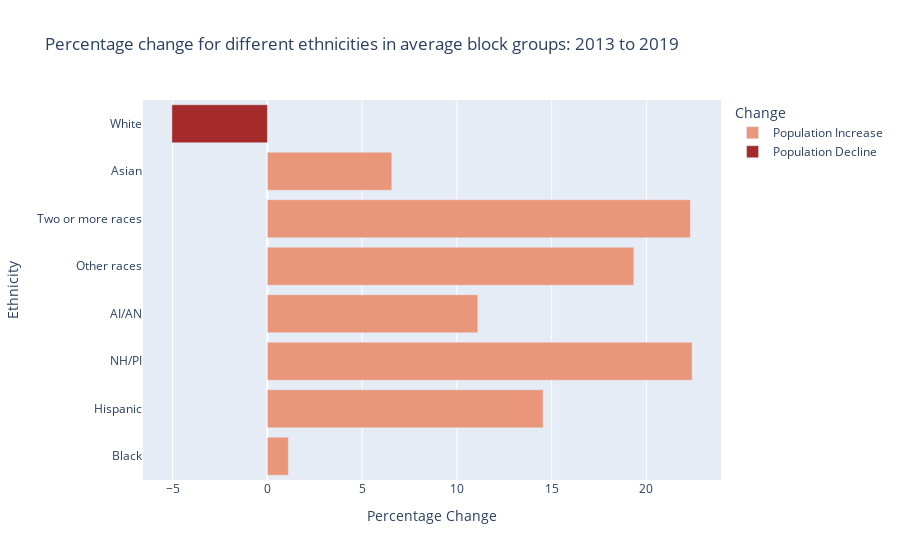

Write notebook code for a chart like this one.
### Code cell
blockabsolute["Change"] = np.where(blockabsolute["Percentage_Change"]<0, 'Population Decline','Population Increase')
fig = px.bar(blockabsolute, 
             y=blockabsolute['Ethnicity'], 
             x=blockabsolute['Percentage_Change'],
             title="Percentage change for different ethnicities in average block groups: 2013 to 2019",
             orientation='h',
             color=blockabsolute['Change'],
             color_discrete_sequence=["#e9967a","#a52a2a"],
             labels={'Ethnicity':'Ethnicity',
                    'Percentage_Change':'Percentage Change'}
            )

fig.show()
# brown

### Figure 1 — Plotly figure (JSON) as saved in the notebook; plotly's stock layout.template omitted (floating-point values rounded to 4 significant figures)
{"data": [{"alignmentgroup": "True", "hovertemplate": "Change=Population Increase<br>Percentage Change=%{x}<br>Ethnicity=%{y}<extra></extra>", "legendgroup": "Population Increase", "marker": {"color": "#e9967a", "pattern": {"shape": ""}}, "name": "Population Increase", "offsetgroup": "Population Increase", "orientation": "h", "showlegend": true, "textposition": "auto", "type": "bar", "x": [1.104, 14.55, 22.41, 11.1, 19.33, 22.32, 6.565], "xaxis": "x", "y": ["Black", "Hispanic", "NH/PI", "AI/AN", "Other races", "Two or more races", "Asian"], "yaxis": "y"}, {"alignmentgroup": "True", "hovertemplate": "Change=Population Decline<br>Percentage Change=%{x}<br>Ethnicity=%{y}<extra></extra>", "legendgroup": "Population Decline", "marker": {"color": "#a52a2a", "pattern": {"shape": ""}}, "name": "Population Decline", "offsetgroup": "Population Decline", "orientation": "h", "showlegend": true, "textposition": "auto", "type": "bar", "x": [-5.041], "xaxis": "x", "y": ["White"], "yaxis": "y"}], "layout": {"autosize": true, "barmode": "relative", "legend": {"title": {"text": "Change"}, "tracegroupgap": 0}, "title": {"text": "Percentage change for different ethnicities in average block groups: 2013 to 2019"}, "xaxis": {"anchor": "y", "autorange": true, "domain": [0, 1], "range": [-6.566, 23.94], "title": {"text": "Percentage Change"}, "type": "linear"}, "yaxis": {"anchor": "x", "autorange": true, "domain": [0, 1], "range": [-0.5, 7.5], "title": {"text": "Ethnicity"}, "type": "category"}}}
